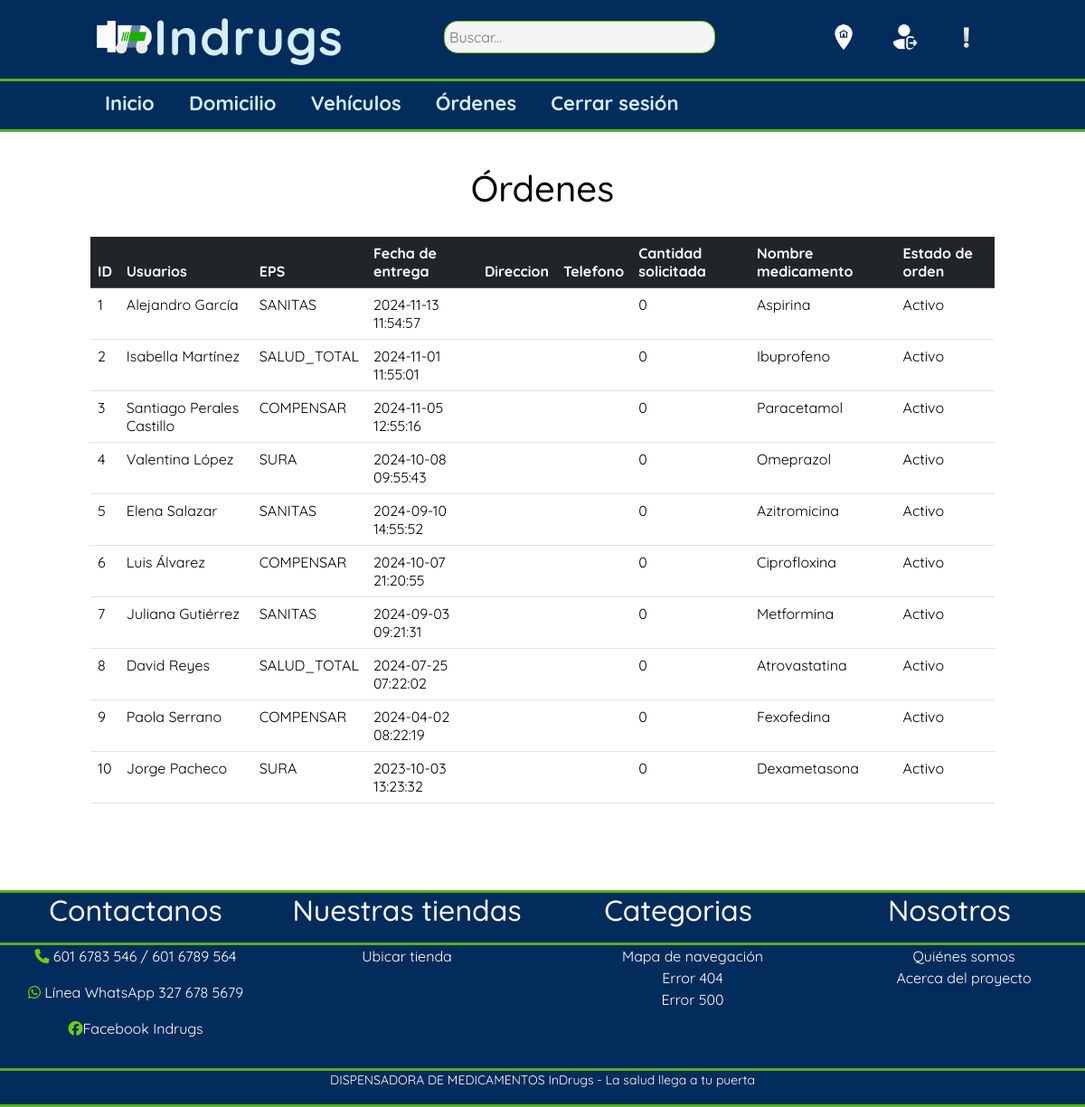
The app's page /INDRUGS_h/php/14.pagina_ordenes.php (signed in) with its own data.
### tables this page shows
CREATE TABLE `ordenes` (
  `ID_ORDENES` int(11) NOT NULL,
  `FECHA_ENTREGA` datetime NOT NULL,
  `EPS_ORDEN` varchar(75) NOT NULL,
  `ESTADO_ORDEN` enum('ACTIVO','INACTIVO') NOT NULL,
  `USUARIOS_PACIENTE` int(11) NOT NULL,
  `CANTIDADMED_ORDEN` int(11) NOT NULL,
  `DIRECCION_ORDEN` varchar(100) DEFAULT NULL,
  `TELEFONO_ORDEN` int(11) DEFAULT NULL
);

CREATE TABLE `usuarios` (
  `ID_USUARIOS` int(11) NOT NULL,
  `NOMBRE_USUARIOS` varchar(100) NOT NULL,
  `TIPODOC_USUARIOS` enum('CC','TI','PPT') NOT NULL,
  `NUMDOC_USUARIOS` varchar(20) NOT NULL,
  `DIRECCION_USUARIOS` varchar(120) NOT NULL,
  `FORMULA_USUARIO` blob NOT NULL,
  `ESTADO_USUARIO` enum('ACTIVO','INACTIVO') NOT NULL DEFAULT 'ACTIVO',
  `TELEFONO_USUARIOS` varchar(20) NOT NULL,
  `CORREO_USUARIOS` varchar(100) NOT NULL,
  `CONTRASEÑA_USUARIOS` varchar(300) NOT NULL,
  `ID_ROLES_USUARIOS` int(11) NOT NULL
);

CREATE TABLE `medicamentos` (
  `ID_MEDICAMENTOS` int(11) NOT NULL,
  `NOMBRE_MEDICAMENTOS` varchar(45) NOT NULL,
  `DESCRIPCION_MEDICAMENTOS` varchar(45) NOT NULL
);

### INDRUGS_h/php/14.pagina_ordenes.php (the view, shortened to what this page needs)
<?php
    include("conexion.php");
    $sql = "SELECT
    o.ID_ORDENES,
    u.NOMBRE_USUARIOS,
    o.FECHA_ENTREGA,
    o.EPS_ORDEN,
    o.ESTADO_ORDEN,
    o.CANTIDADMED_ORDEN,
    o.DIRECCION_ORDEN,
    o.TELEFONO_ORDEN,
    m.NOMBRE_MEDICAMENTOS
    FROM ordenes o
    JOIN usuarios u ON o.USUARIOS_PACIENTE = u.ID_USUARIOS
    JOIN ordenes_has_medicamentos ohm ON o.ID_ORDENES = ohm.ID_ORDENES
    JOIN medicamentos m ON ohm.ID_MEDICAMENTOS = m.ID_MEDICAMENTOS;";
    $result= $conexion->query($sql);
    ?>
<!DOCTYPE html>
<html>
<head>
    <link href="https://cdn.jsdelivr.net/npm/bootstrap@5.3.3/dist/css/bootstrap.min.css" rel="stylesheet">
	<link rel="stylesheet" href="../css/1.estilos_pagina_inicio.css">
    <link rel="stylesheet" href="../css/14.estilos_pagina_órdenes.css">
</head>
<body>
	<header class="cabeza_indrugs">
        <div class="contenedeor_cabeza logo_nav_items">
            <a href="#" class="logo"><img class="img_indrugs_logo" src="../imagenes/logo.png">Indrugs</a>
            <a href="#"><input type="search" placeholder="Buscar..." id="buscador"></a>
            <nav class="navegacion_1">
                <ul class="barra_1">
                   <li id="items_barra1"><a href="../7.pagina_sobre_nosotros.html" id="enlaces_barra1"><img id="iconos"src="../Iconos/ubicacion.png"></a></li>
                    <li id="items_barra1"><a href="../2.pagina_inicio_sesion.html" id="enlaces_barra1"><img id="iconos"src="../Iconos/icons8-cerrar-sesión-96.png"></a></li>
                    <li id="items_barra1"><a href="../5.pagina_pqrs.html" id="enlaces_barra1"><img id="iconos"src="../Iconos/alerta.png"></a></li>
                </ul>
            </nav>
        </div>
        <hr class="linea_separación">
        <div class="contenedeor_cabeza logo_nav_items">
            <nav class="menu">
                <ul class="barra_2">
                    <li id="items_barra"><a id="enlaces_barra" href="../11.pagina_principal_domiciliario.html">Inicio</a></li>
                    <li id="items_barra"><a id="enlaces_barra" href="../15.pagina_domicilio_domi.html">Domicilio</a></li>
                    <li id="items_barra"><a id="enlaces_barra" href="12.pagina_vehiculos.php">Vehículos</a></li>
                    <li id="items_barra"><a id="enlaces_barra" href="14.pagina_ordenes.php">Órdenes</a></li>
                    <li id="items_barra"><a id="enlaces_barra" href="../index.html">Cerrar sesión</a></li>
                </ul>
            </nav>
        </div>
        <hr class="linea_separación">
    </header>
    <main class="cuerpo_indrugs">
        <div class="contenido">
            <h1>Órdenes</h2>
                <?php  if($result->num_rows > 0){
                    echo "<table id=\"tabla1\" class=\"table\">
                    <thead class=\"table-dark\">
                        <tr>
                            <th>ID</th>
                            <th>Usuarios</th>
                            <th>EPS</th>
                            <th>Fecha de entrega</th>
                            <th>Direccion</th>
                            <th>Telefono</th>
                            <th>Cantidad solicitada</th>
                            <th>Nombre medicamento</th>
                            <th>Estado de orden</th>
                        </tr>
                    </thead>
                    <tbody>
                    ";
                    while ($row = $result->fetch_assoc()) {
                    $estadoTexto = strtoupper($row['ESTADO_ORDEN']) === 'ACTIVO' ? 'Activo' : 'Inactivo';
                        echo "
                        <tr>
                            <td>{$row['ID_ORDENES']}</td>
                            <td>{$row['NOMBRE_USUARIOS']}</td>
                            <td>{$row['EPS_ORDEN']}</td>
                            <td>{$row['FECHA_ENTREGA']}</td>
                            <td>{$row['DIRECCION_ORDEN']}</td>
                            <td>{$row['TELEFONO_ORDEN']}</td>
                            <td>{$row['CANTIDADMED_ORDEN']}</td>
                            <td>{$row['NOMBRE_MEDICAMENTOS']}</td>
                            <td>{$estadoTexto}</td>
                            </tr>";
                    } echo "</tbody></table>";
                } else {
                    echo "No hay datos.";
                    }?>
        </div>
    </main>
    <footer class="pie-pagina">
	<hr class="linea_separación">
        <div class="grupo-1">
            <div class="box">
                    <h2>Contactanos</h2>
                    <hr class="linea_separación">
                    <p><i class="fa-solid fa-phone" style="color: #6bd10c;"></i> 601 6783 546 / 601 6789 564</p>
                    <p><i class="fa-brands fa-whatsapp" style="color: #6bd10c;"></i> Línea WhatsApp 327 678 5679</p>
                    <p><i class="fa-brands fa-facebook" style="color: #6bd10c;"></i>Facebook Indrugs</p>
                </div>
            <div class="box">
                <h2>Nuestras tiendas</h2>
                <hr class="linea_separación"><p> Ubicar tienda  </p>
            </div>
            <div class="box">
                <h2> Categorias </h2>
                <hr class="linea_separación">
                    <ul  class="lista_mapa_nav">
                    <li><a class="mapa_nav" href="../10.pagina_mapa_nav.html">Mapa de navegación</a></li>
                    <li><a class="mapa_nav" href="../404.html">Error 404</a></li>
                    <li><a class="mapa_nav" href="../500.html">Error 500</a></li>
                    </ul>
            </div>
            <div class="box">
                <h2> Nosotros</h2>
                <hr class="linea_separación"><ul  class="lista_mapa_nav">
                    <li><a class="mapa_nav" href="../7.pagina_sobre_nosotros.html">Quiénes somos</a></li>
                    <li><a class="mapa_nav" href="../7.pagina_sobre_nosotros.html">Acerca del proyecto</a></li>
                </ul>
            </div>
        </div>
        <div class="grupo-2">
            <hr class="linea_separación">
            <small>DISPENSADORA DE MEDICAMENTOS InDrugs - La salud llega a tu puerta</small>
        </div>
    </footer>
</body>
</html>

### INDRUGS_h/css/1.estilos_pagina_inicio.css (style rules this page uses)
html { scroll-behavior: smooth; }
body { font-family: Quicksand; margin: 0; }
.linea_separación { height: 0.2rem; background-color:#6bd10c; color: #6bd10c; margin-bottom: 0; opacity: 0.8; }
.contenedeor_cabeza { width: 100%; max-width: 1000px; margin: 0 auto; margin-bottom: -1%; }
.logo_nav_items { display: flex; justify-content: space-between; align-items: center; flex-wrap: wrap; }
.cabeza_indrugs { background-color: #022c5c; color:rgb(212, 239, 250); position: fixed; top: 0; width: 100%; z-index: 1000; }
.img_indrugs_logo { width: 65px; margin-top: 0px; margin-left: 5px; }
.logo { letter-spacing: 0.1rem; font-size: 55px; font-weight: 900; color:rgb(212, 239, 250); text-decoration: none; }
#buscador { background-color:#f5f5f5; width: 300px; border: solid 1px rgb(107, 209, 12); border-bottom: solid 1px rgb(107, 209, 12); padding: 5px 5px 5px 5px; outline: none; border-radius: 15px; }
#iconos { width:30px; margin-top: 0px; margin-left: 0px; border-radius: 70%; }
.navegacion_1 .barra_1 { margin: 0; padding: 0; list-style: none; font-size: 22px; font-weight: 700; width: 100%; }
.navegacion_1 .barra_1 #items_barra1 { display: inline-block; }
.navegacion_1 .barra_1 #items_barra1 #enlaces_barra1 { display: block; padding: 0.5rem 1rem; transition: all 0.4s linear; border-radius: 7px; }
.menu .barra_2 { margin: 0; padding: 0; list-style: none; font-size: 22px; font-weight: 700; width: 100%; }
.menu .barra_2 #items_barra { display: inline-block; }
.menu .barra_2 #items_barra #enlaces_barra { display: block; padding: 0.5rem 1rem; transition: all 0.4s linear; border-radius: 7px; color:rgb(212, 239, 250); text-decoration: none; }
.cuerpo_indrugs { padding-top: 10rem; background-color: rgb(255, 255, 255); font-family:Quicksand; color: rgb(0, 0, 0); }
.contenido { width: 100%; max-width: 1000px; margin: 0 auto; }
img { vertical-align: baseline; }
.pie-pagina { width: 100%; background-color: rgb(2, 44, 92); margin-top: 6rem; }
.pie-pagina .grupo-1 { font-family:Quicksand; width: 100%; max-width: 1200px; margin: auto; display: grid; grid-template-columns: repeat(4, 1fr); font-family:Quicksand; color: rgb(255, 255, 255); text-align: center; }
.pie-pagina .grupo-2 { color: rgb(255, 255, 255); font-family:Quicksand; text-align: center; }
.lista_mapa_nav, .mapa_nav { list-style: none; text-decoration: none; color: rgb(255, 255, 255); font-family:Quicksand; text-align: center; }

### INDRUGS_h/css/14.estilos_pagina_órdenes.css (style rules this page uses)
h1 { text-align: center; margin-bottom: 3%; font-family: Quicksand; }

### records on screen
ordenes: ID_ORDENES "1", USUARIOS_PACIENTE.NOMBRE_USUARIOS "Alejandro García", EPS_ORDEN "SANITAS", FECHA_ENTREGA "2024-11-13 11:54:57", CANTIDADMED_ORDEN "0", medicamentos.NOMBRE_MEDICAMENTOS "Aspirina", ESTADO_ORDEN "Activo"
ordenes: ID_ORDENES "2", USUARIOS_PACIENTE.NOMBRE_USUARIOS "Isabella Martínez", EPS_ORDEN "SALUD_TOTAL", FECHA_ENTREGA "2024-11-01 11:55:01", CANTIDADMED_ORDEN "0", medicamentos.NOMBRE_MEDICAMENTOS "Ibuprofeno", ESTADO_ORDEN "Activo"
ordenes: ID_ORDENES "3", USUARIOS_PACIENTE.NOMBRE_USUARIOS "Santiago Perales Castillo", EPS_ORDEN "COMPENSAR", FECHA_ENTREGA "2024-11-05 12:55:16", CANTIDADMED_ORDEN "0", medicamentos.NOMBRE_MEDICAMENTOS "Paracetamol", ESTADO_ORDEN "Activo"
ordenes: ID_ORDENES "4", USUARIOS_PACIENTE.NOMBRE_USUARIOS "Valentina López", EPS_ORDEN "SURA", FECHA_ENTREGA "2024-10-08 09:55:43", CANTIDADMED_ORDEN "0", medicamentos.NOMBRE_MEDICAMENTOS "Omeprazol", ESTADO_ORDEN "Activo"
ordenes: ID_ORDENES "5", USUARIOS_PACIENTE.NOMBRE_USUARIOS "Elena Salazar", EPS_ORDEN "SANITAS", FECHA_ENTREGA "2024-09-10 14:55:52", CANTIDADMED_ORDEN "0", medicamentos.NOMBRE_MEDICAMENTOS "Azitromicina", ESTADO_ORDEN "Activo"
ordenes: ID_ORDENES "6", USUARIOS_PACIENTE.NOMBRE_USUARIOS "Luis Álvarez", EPS_ORDEN "COMPENSAR", FECHA_ENTREGA "2024-10-07 21:20:55", CANTIDADMED_ORDEN "0", medicamentos.NOMBRE_MEDICAMENTOS "Ciprofloxina", ESTADO_ORDEN "Activo"
ordenes: ID_ORDENES "7", USUARIOS_PACIENTE.NOMBRE_USUARIOS "Juliana Gutiérrez", EPS_ORDEN "SANITAS", FECHA_ENTREGA "2024-09-03 09:21:31", CANTIDADMED_ORDEN "0", medicamentos.NOMBRE_MEDICAMENTOS "Metformina", ESTADO_ORDEN "Activo"
ordenes: ID_ORDENES "8", USUARIOS_PACIENTE.NOMBRE_USUARIOS "David Reyes", EPS_ORDEN "SALUD_TOTAL", FECHA_ENTREGA "2024-07-25 07:22:02", CANTIDADMED_ORDEN "0", medicamentos.NOMBRE_MEDICAMENTOS "Atrovastatina", ESTADO_ORDEN "Activo"
ordenes: ID_ORDENES "9", USUARIOS_PACIENTE.NOMBRE_USUARIOS "Paola Serrano", EPS_ORDEN "COMPENSAR", FECHA_ENTREGA "2024-04-02 08:22:19", CANTIDADMED_ORDEN "0", medicamentos.NOMBRE_MEDICAMENTOS "Fexofedina", ESTADO_ORDEN "Activo"
ordenes: ID_ORDENES "10", USUARIOS_PACIENTE.NOMBRE_USUARIOS "Jorge Pacheco", EPS_ORDEN "SURA", FECHA_ENTREGA "2023-10-03 13:23:32", CANTIDADMED_ORDEN "0", medicamentos.NOMBRE_MEDICAMENTOS "Dexametasona", ESTADO_ORDEN "Activo"
